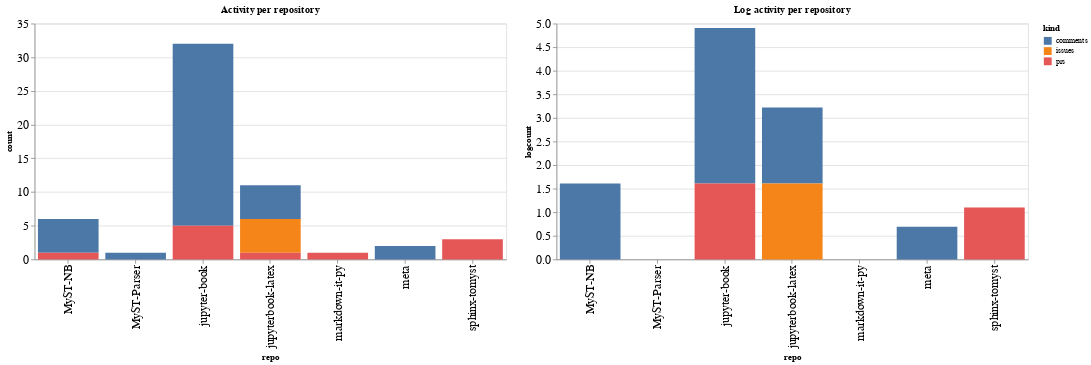

Notebook source saved alongside this figure:
### Code cell
ch1 = alt.Chart(repo_summaries, width=600, title="Activity per repository").mark_bar().encode(
    x='repo',
    y='count',
    color='kind',
    tooltip="kind"
)

ch2 = alt.Chart(repo_summaries, width=600, title="Log activity per repository").mark_bar().encode(
    x='repo',
    y='logcount',
    color='kind',
    tooltip="kind"
)

ch1 | ch2

### Figure 1 — Vega-Lite specification as saved in the notebook (floating-point values rounded to 4 significant figures)
{"config": {"axisLeft": {"labelFontSize": 15}, "axisBottom": {"labelFontSize": 15}}, "hconcat": [{"mark": "bar", "encoding": {"color": {"type": "nominal", "field": "kind"}, "tooltip": {"type": "nominal", "field": "kind"}, "x": {"type": "nominal", "field": "repo"}, "y": {"type": "quantitative", "field": "count"}}, "title": "Activity per repository", "width": 600}, {"mark": "bar", "encoding": {"color": {"type": "nominal", "field": "kind"}, "tooltip": {"type": "nominal", "field": "kind"}, "x": {"type": "nominal", "field": "repo"}, "y": {"type": "quantitative", "field": "logcount"}}, "title": "Log activity per repository", "width": 600}], "data": {"name": "data-52f5182d2bcf8fb3e404370e76ab4697"}, "$schema": "https://vega.github.io/schema/vega-lite/v4.8.1.json", "datasets": {"data-52f5182d2bcf8fb3e404370e76ab4697": [{"repo": "MyST-NB", "kind": "comments", "count": 5, "logcount": 1.609}, {"repo": "MyST-NB", "kind": "prs", "count": 1, "logcount": 0.0}, {"repo": "MyST-Parser", "kind": "comments", "count": 1, "logcount": 0.0}, {"repo": "jupyter-book", "kind": "comments", "count": 27, "logcount": 3.296}, {"repo": "jupyter-book", "kind": "prs", "count": 5, "logcount": 1.609}, {"repo": "jupyterbook-latex", "kind": "comments", "count": 5, "logcount": 1.609}, {"repo": "jupyterbook-latex", "kind": "issues", "count": 5, "logcount": 1.609}, {"repo": "jupyterbook-latex", "kind": "prs", "count": 1, "logcount": 0.0}, {"repo": "markdown-it-py", "kind": "prs", "count": 1, "logcount": 0.0}, {"repo": "meta", "kind": "comments", "count": 2, "logcount": 0.6931}, {"repo": "sphinx-tomyst", "kind": "prs", "count": 3, "logcount": 1.099}]}}
